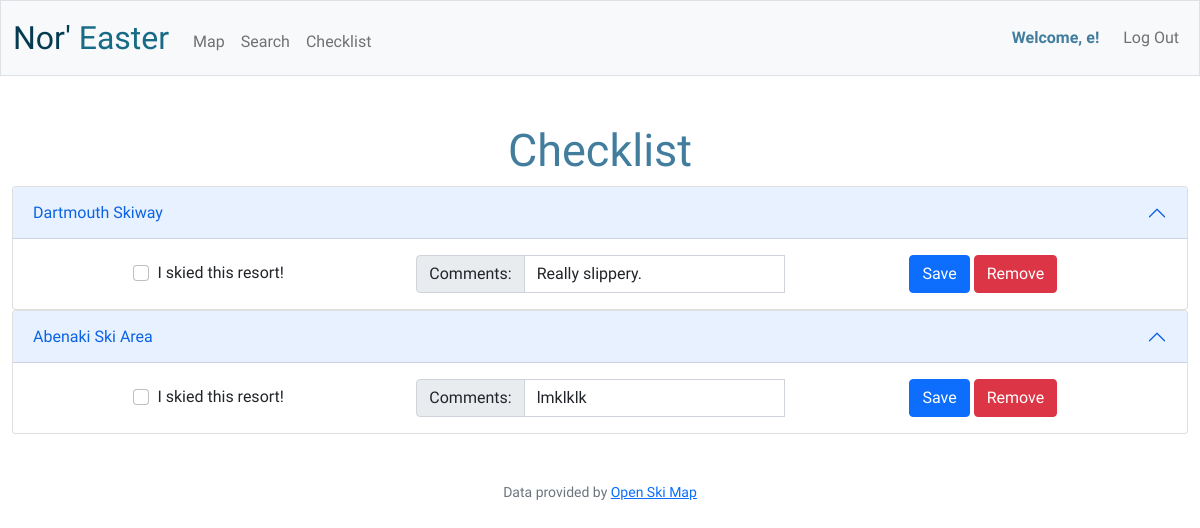
Screenshot of /checklist (signed in) with the database file from the repository.
### tables this page shows
CREATE TABLE users (id INTEGER PRIMARY KEY AUTOINCREMENT NOT NULL, username TEXT NOT NULL, hash TEXT NOT NULL);

CREATE TABLE checklist (id INTEGER PRIMARY KEY AUTOINCREMENT NOT NULL, person_id INTEGER, mountain_id INTEGER, mountain_name TEXT, comment TEXT, FOREIGN KEY (person_id) REFERENCES users(id), FOREIGN KEY (mountain_id) REFERENCES resorts(id));

### app.py (the view)
@app.route("/checklist", methods=["GET", "POST"])
@login_required
def checklist():
    resorts = db.execute("SELECT * FROM checklist WHERE person_id = :id", id=session["user_id"])
    if request.method == "POST":
        if "checklist-remove" in request.form:
            checklist_id = request.form.get("checklist-id")
            remove_checklist = db.execute("DELETE FROM checklist WHERE id=:checklist_id", checklist_id=checklist_id)
            resorts = db.execute("SELECT * FROM checklist WHERE person_id = :id", id=session["user_id"])
            return render_template("checklist.html", resorts=resorts)
        if "checklist-submit" in request.form:
            checklist_id = request.form.get("checklist-id")
            resort_comment = request.form.get("comment")
            insert_comment = db.execute("UPDATE checklist SET comment = :resort_comment WHERE id = :checklist_id", resort_comment=resort_comment, checklist_id=checklist_id)
            resorts = db.execute("SELECT * FROM checklist WHERE person_id = :id", id=session["user_id"])
            return render_template("checklist.html", resorts=resorts)
    else:
        return render_template("checklist.html", resorts=resorts)

### app.py (called while the page is built)
@app.after_request
def after_request(response):
    response.headers["Cache-Control"] = "no-cache, no-store, must-revalidate"
    response.headers["Expires"] = 0
    response.headers["Pragma"] = "no-cache"
    return response

@app.before_request
def load_user():
    if "user_id" in session:
        g.username = db.execute("SELECT username FROM users WHERE id = :id", id=session["user_id"])

### helpers.py (called while the page is built)
def login_required(f):
    @wraps(f)
    def decorated_function(*args, **kwargs):
        if session.get("user_id") is None:
            return redirect("/login")
        return f(*args, **kwargs)
    return decorated_function

### templates/checklist.html (shortened to what this page needs)
{% extends "layout.html" %}
{% block main %}
   <h2>Checklist</h2>
   {% if resorts %}
    {% for resort in resorts %}
      {% if resort.mountain_name: %}
        <div class="accordion" id="accordionPanelsStayOpenExample">
          <div class="accordion-item">
            <h2 class="accordion-header" id="panelsStayOpen-heading{{ resort.id }}">
              <button class="accordion-button" type="button" data-bs-toggle="collapse" data-bs-target="#panelsStayOpen-collapse{{ resort.id }}" aria-expanded="true" aria-controls="panelsStayOpen-collapse{{ resort.id }}">
                {{ resort.mountain_name }}
              </button>
            </h2>
            <div id="panelsStayOpen-collapse{{ resort.id }}" class="accordion-collapse collapse show" aria-labelledby="panelsStayOpen-heading{{ resort.id }}">
              <div class="accordion-body">
                <form id="checklist-form" method="POST" action="/checklist">
                  <div class="row g-3 align-items-center">
                    <div class="col">
                      <div class="form-check form-check-inline">
                        <input class="form-check-input" type="checkbox" id="checkbox-{{ resort.mountain_name }}" name="visited-resort" value="{{ resort.mountain_name }}">
                        <label class="form-check-label">I skied this resort!</label>
                      </div>
                    </div>
                    <div class="col">
                      <div class="input-group">
                        <label class="input-group-text" for="comments">Comments:</label>
                        <input autocomplete="off" type="text" class="form-control" id="comment-{{ resort.id }}" name="comment" placeholder="Enter your comments here" value="{{ resort.comment|default('') }}">
                      </div>
                    </div>
                    <div class="col">
                      <button type="submit" class="btn btn-primary" name="checklist-submit">Save</button>
                      <button type="submit" class="btn btn-danger" name="checklist-remove">Remove</button>
                    </div>
                  </div>
                </form>
              </div>
            </div>
          </div>
        </div>
      {% endif %}
    {% endfor %}
  {% else %}
        <p>You have nothing in your checklist</p>
  {% endif %}
{% endblock %}

### templates/layout.html (shortened to what this page needs)
<!DOCTYPE html>
<html lang="en">
    <head>
        <link href="https://cdn.jsdelivr.net/npm/bootstrap@5.1.3/dist/css/bootstrap.min.css" rel="stylesheet">
        <link rel="stylesheet" href="https://unpkg.com/leaflet/dist/leaflet.css" />
        <link href="/static/styles.css" rel="stylesheet">
    </head>
    <body>
        <nav class="bg-light border navbar navbar-expand-md navbar-light">
            <div class="container-fluid">
                <a class="navbar-brand" href="/"><span class="nor-color">Nor'</span><span class="easter-color"> Easter</span></a>
                <div class="collapse navbar-collapse" id="navbar">
                    {% if not session["user_id"] %}
                        <ul class="navbar-nav me-auto mt-2">
                            <li class="nav-item"><a class="nav-link" href="/map">Map</a></li>
                            <li class="nav-item"><a class="nav-link" href="/search">Search</a></li>
                            <li class="nav-item"><a class="nav-link" href="/checklist">Checklist</a></li>
                        </ul>
                        <ul class="navbar-nav ms-auto mt-2">
                            <li class="nav-item"><a class="nav-link" href="/register">Register</a></li>
                            <li class="nav-item"><a class="nav-link" href="/login">Log In</a></li>
                        </ul>
                    {% else %}
                        <ul class="navbar-nav mt-2">
                            <li class="nav-item"><a class="nav-link" href="/map">Map</a></li>
                            <li class="nav-item"><a class="nav-link" href="/search">Search</a></li>
                            <li class="nav-item"><a class="nav-link" href="/checklist">Checklist</a></li>
                        </ul>
                        <ul class="navbar-nav ms-auto align-items-center">
                            <li class="nav-item me-3 welcome-text"><strong>Welcome, {{g.username[0]["username"]}}!</strong></li>
                            <li class="nav-item"><a class="nav-link" href="/logout">Log Out</a></li>
                        </ul>
                    {% endif %}
                </div>
            </div>
        </nav>
        <main class="container-fluid py-5 text-center">
            {% block main %}{% endblock %}
        </main>
        <footer class="mb-5 small text-center text-muted">
            <p>Data provided by <a href="https://openskimap.org/?about">Open Ski Map</a></p>
        </footer>
    </body>
</html>

### static/styles.css (style rules this page uses)
body { font-family: 'Ubuntu', sans-serif; }
nav .navbar-brand { font-size: xx-large; }
.nor-color { color: #053B50; }
.easter-color { color: #176B87; }
h2 { color: #427D9D; font-size: 45px; }
.welcome-text { color: #427D9D; }

### rows the page displays
users: username "e"
checklist: mountain_name "Dartmouth Skiway", comment "Really slippery."
checklist: mountain_name "Abenaki Ski Area", comment "lmklklk"
